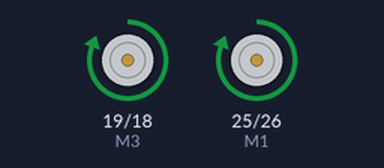
Recording of a sketch running on a simulated ESP32. Parts: motor-driver pin pairs drawn as motors (green arrow = first pin HIGH = forward, orange = second pin HIGH = backward, longer = more drive).

Above: at 0.5 s.
At 2.5 s:
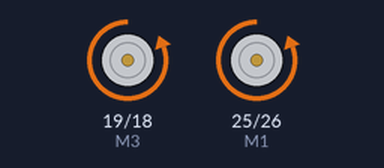
At 3.5 s:
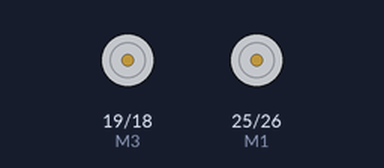
Timing chart, 0 to 5.2 s (numbered marks = the images above):
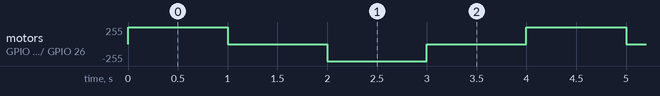

The sketch:

h_bridge_motor_test.ino
```cpp
#define M1 25
#define M2 26

#define M3 19
#define M4 18

void setup()
{
    Serial.begin(115200);
    pinMode(M1, OUTPUT);
    pinMode(M2, OUTPUT);
    pinMode(M3, OUTPUT);
    pinMode(M4, OUTPUT);
}

void loop()
{
  digitalWrite(M1, HIGH);
  digitalWrite(M2, LOW);
  digitalWrite(M3, HIGH);
  digitalWrite(M4, LOW);

  delay(1000);

  digitalWrite(M1, LOW);
  digitalWrite(M2, LOW);
  digitalWrite(M3, LOW);
  digitalWrite(M4, LOW);

  delay(1000);

  digitalWrite(M1, LOW);
  digitalWrite(M2, HIGH);
  digitalWrite(M3, LOW);
  digitalWrite(M4, HIGH);

  delay(1000);

  digitalWrite(M1, LOW);
  digitalWrite(M2, LOW);
  digitalWrite(M3, LOW);
  digitalWrite(M4, LOW);

  delay(1000);
}
```

Measured:
- by itself, motor on GPIO 19 (M3) / GPIO 18 (M4), motor on GPIO 25 (M1) / GPIO 26 (M2): repeats every 4.0 s: stopped 1.0 s, backward 255/255 1.0 s, stopped 1.0 s, forward 255/255 1.0 s
